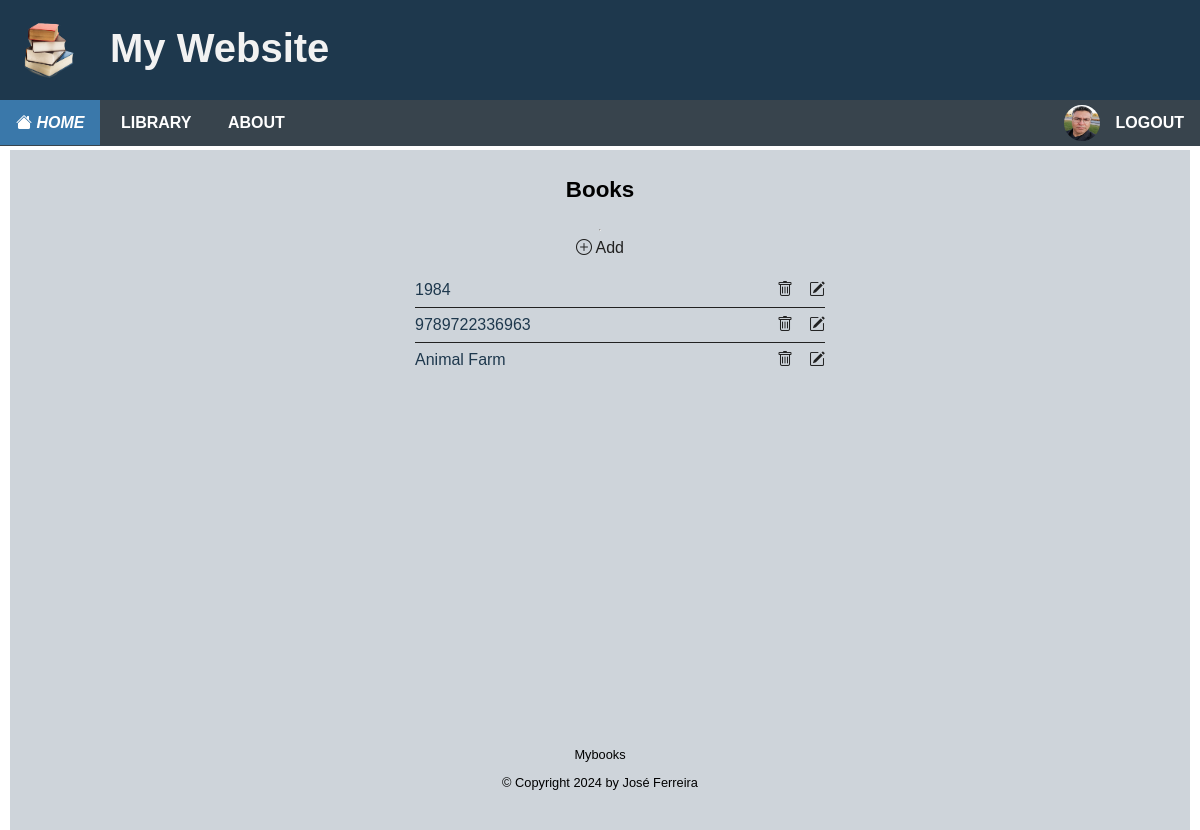
The page /books/ (signed in) on the database as committed earlier.
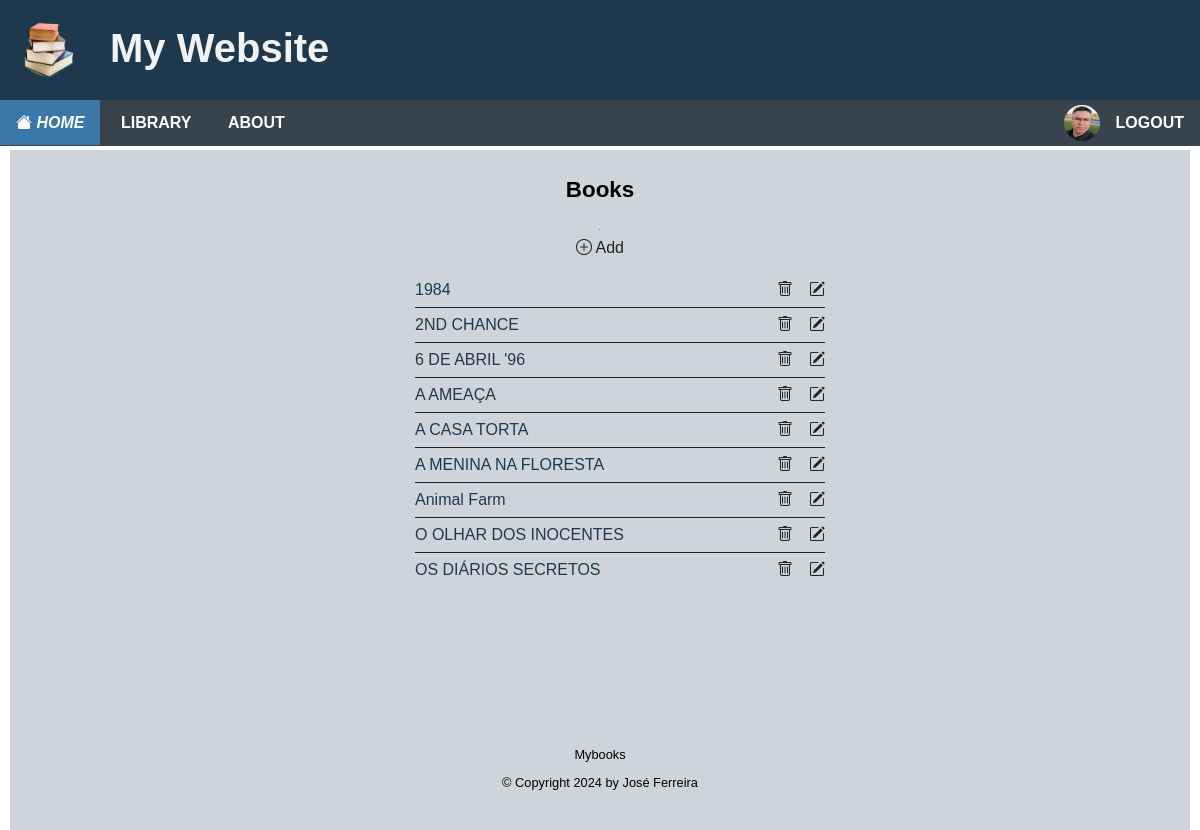
The same page on the database as committed later.
### apps/accounts/models.py (models this page shows, shortened)
class Profile(models.Model):
    user = models.OneToOneField(User, on_delete=models.CASCADE)
    avatar = models.ImageField(default='avatar.jpg', upload_to=image_file_path)

### apps/books/models.py (models this page shows, shortened)
class Book(models.Model):
    isbn = models.CharField('ISBN', max_length=13, unique=True, help_text='ISBN ...')
    title = models.CharField(max_length=255, help_text='Title ...')
    author = models.ForeignKey(Author, on_delete=models.RESTRICT, blank=True, null=True)
    copyright = models.PositiveIntegerField(null=True, default=current_year)
    publisher = models.ForeignKey(Publisher, on_delete=models.RESTRICT, blank=True, null=True)
    edition = models.IntegerField(default=1, null=True)
    CATEGORY_CHOICES = {
        'f': "Fiction",
        'n': "Non-fiction",
        'c': "Children's",
    }
    category = models.CharField(max_length=1, choices=CATEGORY_CHOICES, blank=True, default='f', help_text='Book category')
    genre = models.ForeignKey(Genre, on_delete=models.RESTRICT, blank=True, null=True)
    language = models.CharField(max_length=7, choices=LANGUAGES, blank=True, null=True)
    comments = models.TextField(max_length=500, blank=True, null=True)
    image = models.ImageField(upload_to=upload_to_books, default='book.png', null=True)
    rating = models.ForeignKey(Rating, on_delete=models.RESTRICT, blank=True, null=True)
    status = models.ForeignKey(Status, on_delete=models.RESTRICT, blank=True, null=True)
    created_by = models.ForeignKey(User, on_delete=models.CASCADE)
    created = models.DateTimeField(auto_now_add=True)
    modified = models.DateTimeField(auto_now=True)
    class Meta:
        ordering = ["title"]
        constraints = [
            models.UniqueConstraint(
                models.functions.Lower('isbn'),
                name='isbn_unique',
                violation_error_message = "ISBN already exists"
            ),
        ]

### apps/books/views.py (the view)
# urls.py: path('books/', views.BookList.as_view(),name='book-list'),
class BookList(LoginRequiredMixin, ListView):
    login_url = "/login/"
    redirect_field_name = "redirect_to"
    model = Book
    context_object_name = 'books'
    def get_context_data(self, **kwargs):
        context = super().get_context_data(**kwargs)
        context['books'] = context['books']
        return context

### templates/books/book_list.html
{% extends "base.html" %}
{% block content %}
<div class="center-panel">
	<h2>Books</h2>
	<hr>
	<div class="list-controls">
		<a href="{% url 'book-add' %}"><i class="bi bi-plus-circle"></i> Add</a>
	</div>
	{% if object_list %}
	<ul class="list">
		{% for book in object_list %}
			<li><a href="{%url 'book-detail' book.id %}">{{ book.title }}</a>
					<div  class="list-controls">
						<a href="{%url 'book-delete' book.id %}"><i class="bi bi-trash"></i></a>
					<a href="{%url 'book-update' book.id %}"><i class="bi bi-pencil-square"></i></a>
					</div>
			</li>
		{% endfor %}
	{% endif %}
	</ul>
</div>
{% endblock content %}

### templates/base.html (shortened to what this page needs)
{% load i18n %}
<!DOCTYPE html>
<html lang="en">
    <head>
        {%load static %}
        <link rel="stylesheet" href="{% static 'css/style.css' %}">
    </head>
    <body>
        <header class="header">
            <a href="#"><img class="logo" src="{% static 'images/logo.png' %}" alt="logo"></a>
            <h1>My Website</h1>
            <nav class="nav">
                <ul class="nav-menu">
                    {% if request.user.is_authenticated %}
                    <li class="nav-menu-item active"><a href="{% url 'home' %}"><i class="bi bi-house-fill"> Home </i></a></li>
                    {% else %}
                    <li class="nav-menu-item"><a href="{% url 'index' %}"><i class="bi bi-house-fill"> Home </i></a></li>
                    {% endif %}
                    {% if request.user.is_authenticated %}
                    <li class="nav-menu-item"><a href="{% url 'library-all' %}">Library</a>
                    </li>
                    {% endif %}
                    <li class="nav-menu-item"><a href="{% url 'about' %}">About</a>
                    {% if request.user.is_authenticated %}
                    <li class="nav-menu-item right">
                        <a href="{% url 'logout' %}?next=/" style="text-align: right;">
                            <img src="{{ user.profile.avatar.url }}" alt="{{ user.username }}" width="36" height="36"/>
                            <span>Logout</span>
                        </a>
                    {% else %}
                    <li class="nav-menu-item right"><a href="{% url 'login' %}">Login</a>
                        <ul class="nav-submenu">
                            <li class="nav-submenu-item"><a href="{% url 'register' %}">Join Now</a></li>
                        </ul>
                    </li>
                    {% endif %}
                </ul>
            </nav>
        </header>
        <main class="main">
            <div class="container">
                {%block content %}
                {%endblock content%}
            </div>
        </main>
        <footer class="footer">
            <div class="container">
                <p>Mybooks</p>
                <p>&copy; Copyright {% now "Y" %} by José Ferreira</p>
            </div>
        </footer>
    </body>
</html>

### static/css/style.css (style rules this page uses)
:root { --color-body: #ffffff; --color-header: #253f85; --color-nav: #38444d; --color-load-button: #2e6357; --color-container: #ced4da; --color-panel: #ced4da; --color-footer: #ced4da; --color-primary: #1e384d; --color-secondary: #38444d; --color-secondary-hover: #3a78aa; --color-tertiary: #e4ebf7; --color-tertiary-hover: #2691e9; --color-book-hover: #7599b6; --color-light: #f2f2f2; --color-grey: #888888; --color-dark-grey: #444444; --color-dark: #212121; --color-white: #ffffff; --color-star: #ffc900; --color-error: #cf1616; --color-warning: #ffc900; --color-info: #02a2b9; --color-success: #1ba345; --color-input: #0084a5; --color-danger: #cf1616; --border-radius: 5px; }
* { box-sizing: border-box; text-rendering: optimizeLegibility; }
html, body { height: 100%; }
body { margin: 0; font-family: Arial; padding: 10px; background: var(--color-body); }
h1 { font-size: 2rem; line-height: 1.5; }
h2 { font-size: 1.4rem; }
a { color: var(--color-primary); text-decoration: none; }
.container { width: 100%; padding: 0.5rem; }
.center-panel { display: flex; flex-direction: column; align-items: center; min-height: 70vh; max-width: 50vw; margin-left: auto; margin-right: auto; }
.footer { position: relative; top: 100px; padding: 20px; margin-top: 20px; font-size: 0.8rem; text-align: center; background: var(--color-footer); }
.header { position: fixed; top: 0; left: 0; margin: 0; width: 100%; height: 100px; list-style-type: none; margin: 0; padding: 0; z-index: 5; overflow: hidden; background: var(--color-primary); }
.header h1 { position: relative; margin: 18px; left: 30px; color: var(--color-light); font-size: 40px; }
.logo { padding-top: 15px; padding-left: 15px; width: 80px; height: 80px; float: left; }
.nav { position: fixed; top: 100px; left: 0; right: 0; width: 100%; height: 46px; list-style-type: none; margin: 0 auto; padding: 0; z-index: 5; overflow: visible; background-color: var(--color-secondary); }
nav ul { list-style: none; padding-left: 0; margin-top: 0; margin-bottom: 0; background-color: var(--color-secondary); }
.nav a { display: block; padding: 0 16px; line-height: inherit; cursor: pointer; color: white; text-decoration: none; }
.nav-menu { line-height: 45px; font-weight: 700; text-transform: uppercase; }
.nav-menu-item { display: inline-block; position: relative; background-color: var(--color-secondary); }
.nav-menu-item.active { background-color: var(--color-secondary-hover); }
.nav-menu-item img { border-radius: 25px; float: left; margin: 5px 16px; }
.main { position: relative; top: 140px; left: 0; margin: 0; padding: 0; z-index: 1; background-color: var(--color-container); }
.list { list-style: none; width: 100%; max-width: 450px; }
.list li { display: flex; justify-content: space-between; align-items: center; width: 100%; border-bottom: solid 1px var(--color-dark); padding: 0.5rem 0; }
.list li:last-of-type { border-bottom: none; }
.list-controls { display: flex; justify-content: space-between; gap: 1rem; }
.list-controls a { color: var(--color-dark); }

Rows that differ between the two databases and show on the page:
added Book: title "2ND CHANCE"
added Book: title "6 DE ABRIL '96"
changed Book: title "9789722336963" → "A AMEAÇA"
added Book: title "A CASA TORTA"
added Book: title "A MENINA NA FLORESTA"
added Book: title "O OLHAR DOS INOCENTES"
added Book: title "OS DIÁRIOS SECRETOS"
